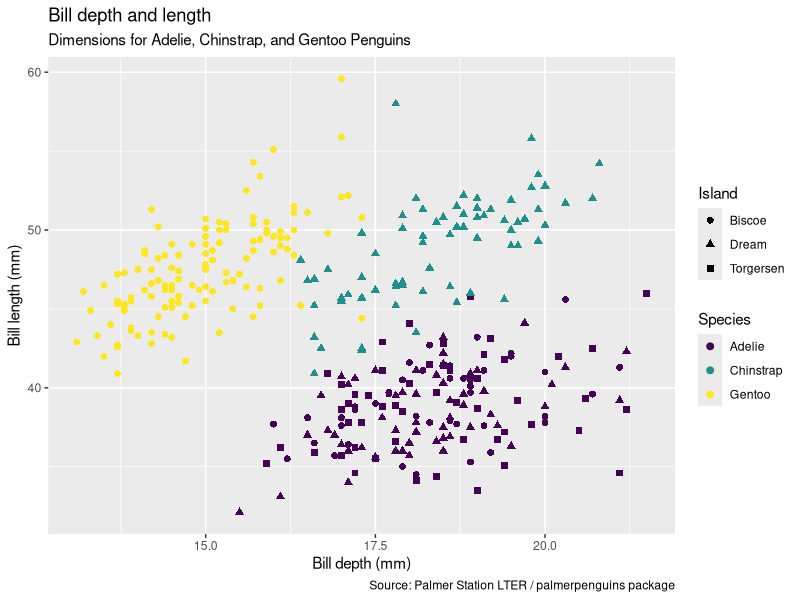
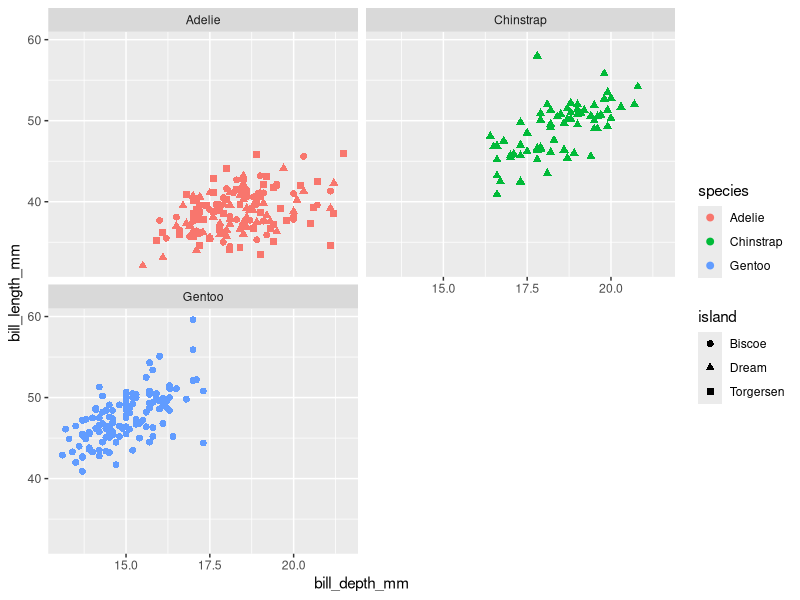

Write the R code that produced these figures, in order.
#02/08/2021
#Week 3 Lab 1
#Created by Shane E. Jordan

#load libraries
library(palmerpenguins)
library(tidyverse)

#check out data
glimpse(penguins)

#make ggplot
ggplot(data=penguins,
       mapping = aes(x=bill_depth_mm,
                     y = bill_length_mm,
                     color = species, shape = island, size = body_mass_g)) +
  geom_point(size = 2)+
labs(title = "Bill depth and length",
     subtitle = "Dimensions for Adelie, Chinstrap, and Gentoo Penguins",
     x = "Bill depth (mm)",  y = "Bill length (mm)",
     color = "Species", shape = "Island", size = "Body Mass (g)",
     caption = "Source: Palmer Station LTER / palmerpenguins package")+
  scale_color_viridis_d()

#make ggplot faceted
ggplot(data=penguins,
  mapping = aes(x=bill_depth_mm,
                y = bill_length_mm,
                color = species, shape = island, size = body_mass_g)) +
  geom_point(size = 2)+
  facet_wrap(~species, ncol=2)
    labs(title = "Bill depth and length",
     subtitle = "Dimensions for Adelie, Chinstrap, and Gentoo Penguins",
      x = "Bill depth (mm)",  y = "Bill length (mm)",
      color = "Species", shape = "Island", size = "Body Mass (g)",
      caption = "Source: Palmer Station LTER / palmerpenguins package")+
      scale_color_viridis_d() 